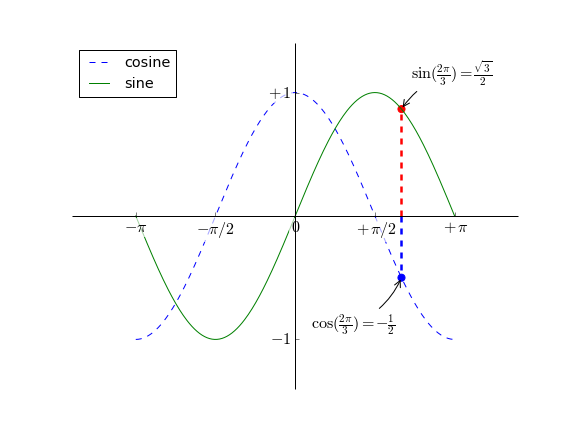

Generate this figure with Python:
#-*- coding:utf-8 -*-
# 导入 matplotlib 的所有内容（nympy 可以用 np 这个名字来使用）
from pylab import *

# 创建一个 8 * 6 点（point）的图，并设置分辨率为 80
figure(figsize=(8,6), dpi=80)
subplot(1,1,1)

ax = gca()
ax.spines['right'].set_color('none')
ax.spines['top'].set_color('none')
ax.xaxis.set_ticks_position('bottom')
ax.spines['bottom'].set_position(('data',0))
ax.yaxis.set_ticks_position('left')
ax.spines['left'].set_position(('data',0))


X = np.linspace(-np.pi, np.pi, 256,endpoint=True)
C,S = np.cos(X), np.sin(X)

# 绘制余弦曲线，使用蓝色的、连续的、宽度为 1 （像素）的线条
plot(X, C, color="blue", linewidth=1.0, linestyle="--",label="cosine")

plot(X, S, color="green", linewidth=1.0, linestyle="-",label="sine")


t = 2*np.pi/3
plot([t,t],[0,np.cos(t)], color ='blue', linewidth=2.5, linestyle="--")
scatter([t,],[np.cos(t),], 50, color ='blue')
annotate(r'$\sin(\frac{2\pi}{3})=\frac{\sqrt{3}}{2}$',
         xy=(t, np.sin(t)), xycoords='data',
         xytext=(+10, +30), textcoords='offset points', fontsize=16,
         arrowprops=dict(arrowstyle="->", connectionstyle="arc3,rad=.2"))

plot([t,t],[0,np.sin(t)], color ='red', linewidth=2.5, linestyle="--")
scatter([t,],[np.sin(t),], 50, color ='red')

annotate(r'$\cos(\frac{2\pi}{3})=-\frac{1}{2}$',
         xy=(t, np.cos(t)), xycoords='data',
         xytext=(-90, -50), textcoords='offset points', fontsize=16,
         arrowprops=dict(arrowstyle="->", connectionstyle="arc3,rad=.2"))

xmin ,xmax = X.min(), X.max()
cmin ,cmax = C.min(), C.max()
smin ,smax = S.min(), S.max()
ymin, ymax = C.min(), C.max()

dx = (xmax - xmin) * 0.2
dy = (ymax - ymin) * 0.2

xlim(xmin - dx, xmax + dx)
ylim(ymin - dy, ymax + dy)

xticks(np.linspace(-4,4,9,endpoint=True)) # 设置横轴记号
yticks(np.linspace(-1,1,5,endpoint=True)) # 设置纵轴记号
xticks([-np.pi, -np.pi/2, 0, np.pi/2, np.pi],
       [r'$-\pi$', r'$-\pi/2$', r'$0$', r'$+\pi/2$', r'$+\pi$'])
yticks([-1, +1],
       [r'$-1$', r'$+1$'])

for label in ax.get_xticklabels() + ax.get_yticklabels():
    label.set_fontsize(16)
    label.set_bbox(dict(facecolor='white', edgecolor='None', alpha=0.65 ))

legend(loc='upper left')
savefig("demo1.png",dpi=72)# 以分辨率 72 来保存图片
show()